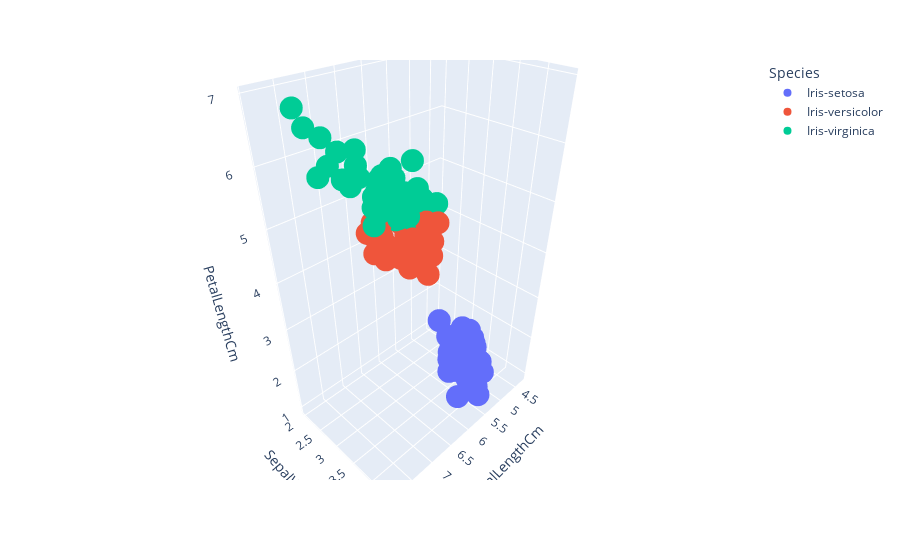

This figure's notebook cell:
### Code cell
# Inspect Dataset
dataset.head()

px.scatter_3d(dataset, 
              x='SepalLengthCm',
              y='SepalWidthCm',
              z='PetalLengthCm',
              color='Species').show()

### Figure 1 — Plotly figure (JSON) as saved in the notebook; plotly's stock layout.template omitted (floating-point values rounded to 4 significant figures)
{"data": [{"hovertemplate": "Species=Iris-setosa<br>SepalLengthCm=%{x}<br>SepalWidthCm=%{y}<br>PetalLengthCm=%{z}<extra></extra>", "legendgroup": "Iris-setosa", "marker": {"color": "#636efa", "symbol": "circle"}, "mode": "markers", "name": "Iris-setosa", "scene": "scene", "showlegend": true, "type": "scatter3d", "x": [5.1, 4.9, 4.7, 4.6, 5, 5.4, 4.6, 5, 4.4, 4.9, 5.4, 4.8, 4.8, 4.3, 5.8, 5.7, 5.4, 5.1, 5.7, 5.1, 5.4, 5.1, 4.6, 5.1, 4.8, 5, 5, 5.2, 5.2, 4.7, 4.8, 5.4, 5.2, 5.5, 4.9, 5, 5.5, 4.9, 4.4, 5.1, 5, 4.5, 4.4, 5, 5.1, 4.8, 5.1, 4.6, 5.3, 5], "y": [3.5, 3, 3.2, 3.1, 3.6, 3.9, 3.4, 3.4, 2.9, 3.1, 3.7, 3.4, 3, 3, 4, 4.4, 3.9, 3.5, 3.8, 3.8, 3.4, 3.7, 3.6, 3.3, 3.4, 3, 3.4, 3.5, 3.4, 3.2, 3.1, 3.4, 4.1, 4.2, 3.1, 3.2, 3.5, 3.1, 3, 3.4, 3.5, 2.3, 3.2, 3.5, 3.8, 3, 3.8, 3.2, 3.7, 3.3], "z": [1.4, 1.4, 1.3, 1.5, 1.4, 1.7, 1.4, 1.5, 1.4, 1.5, 1.5, 1.6, 1.4, 1.1, 1.2, 1.5, 1.3, 1.4, 1.7, 1.5, 1.7, 1.5, 1, 1.7, 1.9, 1.6, 1.6, 1.5, 1.4, 1.6, 1.6, 1.5, 1.5, 1.4, 1.5, 1.2, 1.3, 1.5, 1.3, 1.5, 1.3, 1.3, 1.3, 1.6, 1.9, 1.4, 1.6, 1.4, 1.5, 1.4]}, {"hovertemplate": "Species=Iris-versicolor<br>SepalLengthCm=%{x}<br>SepalWidthCm=%{y}<br>PetalLengthCm=%{z}<extra></extra>", "legendgroup": "Iris-versicolor", "marker": {"color": "#EF553B", "symbol": "circle"}, "mode": "markers", "name": "Iris-versicolor", "scene": "scene", "showlegend": true, "type": "scatter3d", "x": [7, 6.4, 6.9, 5.5, 6.5, 5.7, 6.3, 4.9, 6.6, 5.2, 5, 5.9, 6, 6.1, 5.6, 6.7, 5.6, 5.8, 6.2, 5.6, 5.9, 6.1, 6.3, 6.1, 6.4, 6.6, 6.8, 6.7, 6, 5.7, 5.5, 5.5, 5.8, 6, 5.4, 6, 6.7, 6.3, 5.6, 5.5, 5.5, 6.1, 5.8, 5, 5.6, 5.7, 5.7, 6.2, 5.1, 5.7], "y": [3.2, 3.2, 3.1, 2.3, 2.8, 2.8, 3.3, 2.4, 2.9, 2.7, 2, 3, 2.2, 2.9, 2.9, 3.1, 3, 2.7, 2.2, 2.5, 3.2, 2.8, 2.5, 2.8, 2.9, 3, 2.8, 3, 2.9, 2.6, 2.4, 2.4, 2.7, 2.7, 3, 3.4, 3.1, 2.3, 3, 2.5, 2.6, 3, 2.6, 2.3, 2.7, 3, 2.9, 2.9, 2.5, 2.8], "z": [4.7, 4.5, 4.9, 4, 4.6, 4.5, 4.7, 3.3, 4.6, 3.9, 3.5, 4.2, 4, 4.7, 3.6, 4.4, 4.5, 4.1, 4.5, 3.9, 4.8, 4, 4.9, 4.7, 4.3, 4.4, 4.8, 5, 4.5, 3.5, 3.8, 3.7, 3.9, 5.1, 4.5, 4.5, 4.7, 4.4, 4.1, 4, 4.4, 4.6, 4, 3.3, 4.2, 4.2, 4.2, 4.3, 3, 4.1]}, {"hovertemplate": "Species=Iris-virginica<br>SepalLengthCm=%{x}<br>SepalWidthCm=%{y}<br>PetalLengthCm=%{z}<extra></extra>", "legendgroup": "Iris-virginica", "marker": {"color": "#00cc96", "symbol": "circle"}, "mode": "markers", "name": "Iris-virginica", "scene": "scene", "showlegend": true, "type": "scatter3d", "x": [6.3, 5.8, 7.1, 6.3, 6.5, 7.6, 4.9, 7.3, 6.7, 7.2, 6.5, 6.4, 6.8, 5.7, 5.8, 6.4, 6.5, 7.7, 7.7, 6, 6.9, 5.6, 7.7, 6.3, 6.7, 7.2, 6.2, 6.1, 6.4, 7.2, 7.4, 7.9, 6.4, 6.3, 6.1, 7.7, 6.3, 6.4, 6, 6.9, 6.7, 6.9, 5.8, 6.8, 6.7, 6.7, 6.3, 6.5, 6.2, 5.9], "y": [3.3, 2.7, 3, 2.9, 3, 3, 2.5, 2.9, 2.5, 3.6, 3.2, 2.7, 3, 2.5, 2.8, 3.2, 3, 3.8, 2.6, 2.2, 3.2, 2.8, 2.8, 2.7, 3.3, 3.2, 2.8, 3, 2.8, 3, 2.8, 3.8, 2.8, 2.8, 2.6, 3, 3.4, 3.1, 3, 3.1, 3.1, 3.1, 2.7, 3.2, 3.3, 3, 2.5, 3, 3.4, 3], "z": [6, 5.1, 5.9, 5.6, 5.8, 6.6, 4.5, 6.3, 5.8, 6.1, 5.1, 5.3, 5.5, 5, 5.1, 5.3, 5.5, 6.7, 6.9, 5, 5.7, 4.9, 6.7, 4.9, 5.7, 6, 4.8, 4.9, 5.6, 5.8, 6.1, 6.4, 5.6, 5.1, 5.6, 6.1, 5.6, 5.5, 4.8, 5.4, 5.6, 5.1, 5.1, 5.9, 5.7, 5.2, 5, 5.2, 5.4, 5.1]}], "layout": {"legend": {"title": {"text": "Species"}, "tracegroupgap": 0}, "margin": {"t": 60}, "scene": {"domain": {"x": [0, 1], "y": [0, 1]}, "xaxis": {"title": {"text": "SepalLengthCm"}}, "yaxis": {"title": {"text": "SepalWidthCm"}}, "zaxis": {"title": {"text": "PetalLengthCm"}}}}}
